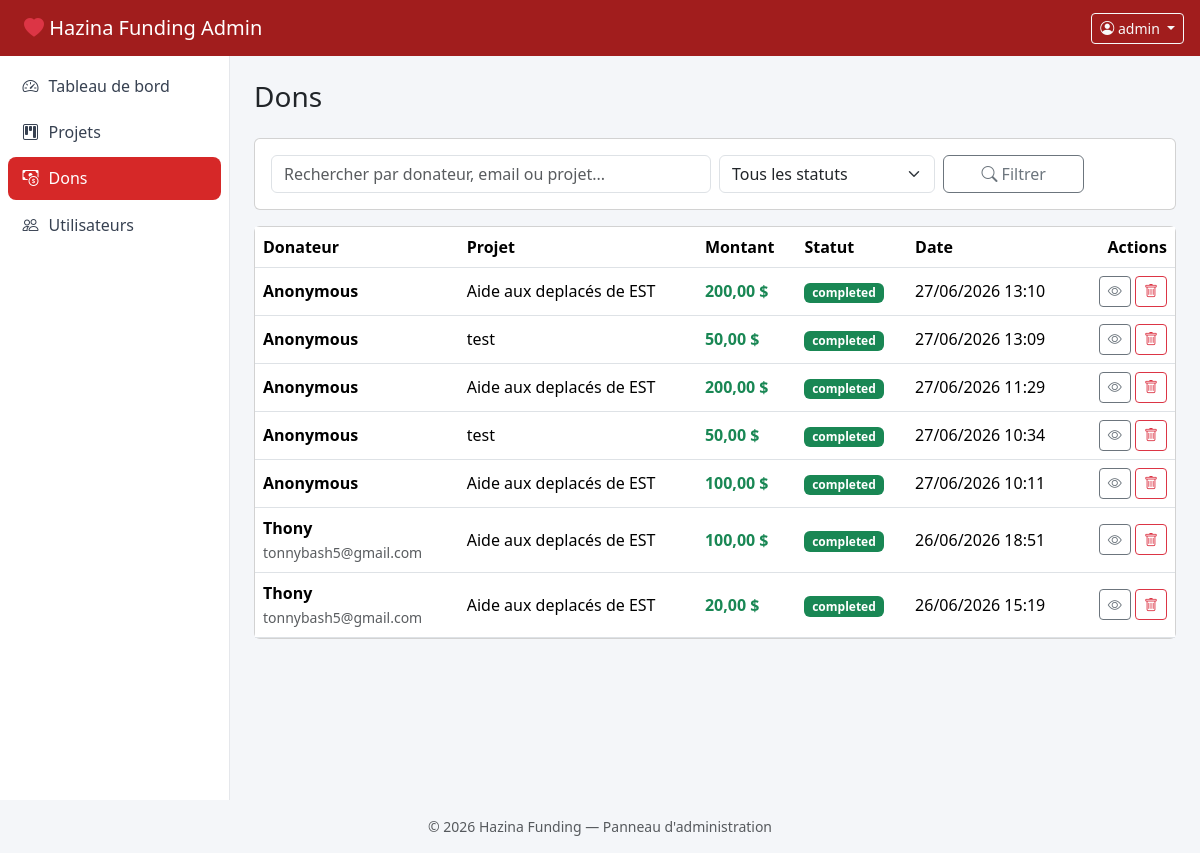
/donations/index.php (signed in), run on the app's committed database.
### tables this page shows
CREATE TABLE `donations` (
  `id` int(11) NOT NULL,
  `user_id` int(11) DEFAULT NULL,
  `project_id` int(11) NOT NULL,
  `amount` decimal(10,2) NOT NULL,
  `donor_name` varchar(150) DEFAULT 'Anonymous',
  `donor_email` varchar(150) DEFAULT NULL,
  `message` text DEFAULT NULL,
  `status` enum('pending','completed','cancelled') DEFAULT 'completed',
  `created_at` timestamp NOT NULL DEFAULT current_timestamp()
);

CREATE TABLE `projects` (
  `id` int(11) NOT NULL,
  `title` varchar(200) NOT NULL,
  `description` text NOT NULL,
  `goal_amount` decimal(10,2) NOT NULL DEFAULT 0.00,
  `raised_amount` decimal(10,2) NOT NULL DEFAULT 0.00,
  `image` varchar(255) DEFAULT NULL,
  `category` varchar(100) DEFAULT NULL,
  `status` enum('active','inactive','completed') DEFAULT 'active',
  `created_at` timestamp NOT NULL DEFAULT current_timestamp(),
  `updated_at` timestamp NOT NULL DEFAULT current_timestamp() ON UPDATE current_timestamp()
);

### includes/functions.php (called while the page is built, shortened)
<?php
function basePath(): string
{
    $script = str_replace('\\', '/', $_SERVER['SCRIPT_NAME']);
    $inSubfolder = preg_match('#/(projects|donations|users)/#', $script);
    return $inSubfolder ? '../' : '';
}
function e(?string $value): string
{
    return htmlspecialchars($value ?? '', ENT_QUOTES, 'UTF-8');
}
function money(float $amount): string
{
    return number_format($amount, 2, ',', ' ') . ' $';
}
function formatDate(string $date): string
{
    $dt = new DateTime($date);
    return $dt->format('d/m/Y H:i');
}

### donations/index.php (the view, shortened to what this page needs)
<?php
require_once __DIR__ . '/../includes/functions.php';
$pdo = getPDO();
$search = trim($_GET['q'] ?? '');
$page = max(1, (int)($_GET['page'] ?? 1));
$perPage = 10;
$offset = ($page - 1) * $perPage;
$conditions = [];
$where = $conditions ? 'WHERE ' . implode(' AND ', $conditions) : '';
$sql = "SELECT d.*, p.title AS project_title
        FROM donations d
        JOIN projects p ON p.id = d.project_id
        $where
        ORDER BY d.created_at DESC
        LIMIT :limit OFFSET :offset";
$stmt = $pdo->prepare($sql);
$stmt->bindValue(':limit', $perPage, PDO::PARAM_INT);
$stmt->bindValue(':offset', $offset, PDO::PARAM_INT);
$stmt->execute();
$donations = $stmt->fetchAll();
require_once __DIR__ . '/../includes/header.php';
?>
<div class="d-flex flex-wrap justify-content-between align-items-center mb-4 gap-2">
  <h3 class="mb-0">Dons</h3>
</div>
<div class="card mb-3">
  <div class="card-body">
    <form class="row g-2" method="get">
      <div class="col-md-6">
        <input type="text" name="q" class="form-control" placeholder="Rechercher par donateur, email ou projet..." value="<?= e($search) ?>">
      </div>
      <div class="col-md-3">
        <select name="status" class="form-select">
          <option value="">Tous les statuts</option>
        </select>
      </div>
      <div class="col-md-2">
        <button class="btn btn-outline-secondary w-100"><i class="bi bi-search"></i> Filtrer</button>
      </div>
    </form>
  </div>
</div>
<div class="card">
  <div class="table-responsive">
    <table class="table align-middle mb-0">
      <thead>
        <tr>
          <th>Donateur</th>
          <th>Projet</th>
          <th>Montant</th>
          <th>Statut</th>
          <th>Date</th>
          <th class="text-end">Actions</th>
        </tr>
      </thead>
      <tbody>
      <?php foreach ($donations as $d): ?>
        <tr>
          <td>
            <div class="fw-semibold"><?= e($d['donor_name'] ?: 'Anonymous') ?></div>
            <small class="text-muted"><?= e($d['donor_email']) ?></small>
          </td>
          <td><?= e($d['project_title']) ?></td>
          <td class="fw-semibold text-success"><?= money((float)$d['amount']) ?></td>
          <td>
            <?php
              $badge = ['completed' => 'success', 'pending' => 'warning', 'cancelled' => 'secondary'][$d['status']] ?? 'secondary';
            ?>
            <span class="badge text-bg-<?= $badge ?>"><?= e($d['status']) ?></span>
          </td>
          <td><?= formatDate($d['created_at']) ?></td>
          <td class="text-end">
            <a href="view.php?id=<?= (int)$d['id'] ?>" class="btn btn-sm btn-outline-secondary"><i class="bi bi-eye"></i></a>
            <a href="delete.php?id=<?= (int)$d['id'] ?>" class="btn btn-sm btn-outline-danger"
               onclick="return confirm('Supprimer ce don ?');"><i class="bi bi-trash"></i></a>
          </td>
        </tr>
      <?php endforeach; ?>
      </tbody>
    </table>
  </div>
</div>
<?php require_once __DIR__ . '/../includes/footer.php'; ?>

### includes/header.php (shortened to what this page needs)
<?php
require_once __DIR__ . '/functions.php';
$base = basePath();
$current = basename($_SERVER['SCRIPT_NAME']);
$currentDir = basename(dirname($_SERVER['SCRIPT_NAME']));
?>
<!DOCTYPE html>
<html lang="fr">
<head>
<link href="https://cdn.jsdelivr.net/npm/bootstrap@5.3.3/dist/css/bootstrap.min.css" rel="stylesheet">
<link href="https://cdn.jsdelivr.net/npm/bootstrap-icons@1.11.3/font/bootstrap-icons.css" rel="stylesheet">
<link href="<?= $base ?>assets/css/style.css" rel="stylesheet">
</head>
<body>
<nav class="navbar navbar-dark navbar-top px-3">
  <a class="navbar-brand ms-2" href="<?= $base ?>index.php">
    <i class="bi bi-heart-fill text-danger"></i> Hazina Funding <span class="fw-light">Admin</span>
  </a>
  <div class="ms-auto dropdown">
    <button class="btn btn-outline-light btn-sm dropdown-toggle" type="button" data-bs-toggle="dropdown">
      <i class="bi bi-person-circle"></i> <?= e($_SESSION['admin_username'] ?? 'Admin') ?>
    </button>
  </div>
</nav>
<div class="d-flex">
  <aside class="sidebar" id="sidebar">
    <ul class="nav flex-column p-2">
      <li class="nav-item">
        <a class="nav-link <?= ($current === 'index.php' && $currentDir === 'admin') ? 'active' : '' ?>" href="<?= $base ?>index.php">
          <i class="bi bi-speedometer2"></i> Tableau de bord
        </a>
      </li>
      <li class="nav-item">
        <a class="nav-link <?= $currentDir === 'projects' ? 'active' : '' ?>" href="<?= $base ?>projects/index.php">
          <i class="bi bi-kanban"></i> Projets
        </a>
      </li>
      <li class="nav-item">
        <a class="nav-link <?= $currentDir === 'donations' ? 'active' : '' ?>" href="<?= $base ?>donations/index.php">
          <i class="bi bi-cash-coin"></i> Dons
        </a>
      </li>
      <li class="nav-item">
        <a class="nav-link <?= $currentDir === 'users' ? 'active' : '' ?>" href="<?= $base ?>users/index.php">
          <i class="bi bi-people"></i> Utilisateurs
        </a>
      </li>
    </ul>
  </aside>
  <main class="content flex-grow-1 p-3 p-md-4">

### includes/footer.php (shortened to what this page needs)
  </main>
</div>
<footer class="text-center text-muted small py-3">
  &copy; <?= date('Y') ?> Hazina Funding — Panneau d'administration
</footer>
</body>
</html>

### assets/css/style.css (style rules this page uses)
:root { --brand: #d62828; --brand-dark: #a11d1d; --sidebar-w: 230px; }
body { background-color: #f4f6f9; font-family: 'Segoe UI', system-ui, -apple-system, sans-serif; }
.navbar-top { background-color: var(--brand-dark); min-height: 56px; }
.sidebar { width: var(--sidebar-w); min-height: calc(100vh - 56px); background-color: #fff; border-right: 1px solid #e5e7eb; position: sticky; top: 56px; align-self: flex-start; transition: transform .2s ease-in-out; }
.sidebar .nav-link { color: #374151; border-radius: .5rem; padding: .6rem .9rem; margin-bottom: .2rem; font-weight: 500; }
.sidebar .nav-link i { width: 22px; display: inline-block; }
.sidebar .nav-link.active { background-color: var(--brand); color: #fff; }
.content { min-width: 0; }
.table thead { background-color: #f8f9fa; }

### data on the page
donations: donor_name "Anonymous", project.title "Aide aux deplacés de EST", amount "200,00 $", status "completed", created_at "27/06/2026 13:10"
donations: donor_name "Anonymous", project.title "test", amount "50,00 $", status "completed", created_at "27/06/2026 13:09"
donations: donor_name "Anonymous", project.title "Aide aux deplacés de EST", amount "200,00 $", status "completed", created_at "27/06/2026 11:29"
donations: donor_name "Anonymous", project.title "test", amount "50,00 $", status "completed", created_at "27/06/2026 10:34"
donations: donor_name "Anonymous", project.title "Aide aux deplacés de EST", amount "100,00 $", status "completed", created_at "27/06/2026 10:11"
donations: donor_name "Thony", donor_email "tonnybash5@gmail.com", project.title "Aide aux deplacés de EST", amount "100,00 $", status "completed", created_at "26/06/2026 18:51"
donations: donor_name "Thony", donor_email "tonnybash5@gmail.com", project.title "Aide aux deplacés de EST", amount "20,00 $", status "completed", created_at "26/06/2026 15:19"

### other printed values
$_SESSION['admin_username'] "admin"
